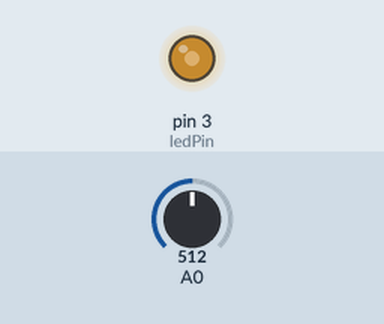
A sketch run on a simulated Arduino Uno, built with avr-gcc and run on an emulated ATmega328P. Shown: output pins drawn as LEDs (lit = HIGH). The test bench sets the inputs (shaded band); at power-on: A0 = 512.

Above: at 1.2 s.
1.3 s: A0 set to 716
At 1.9 s:
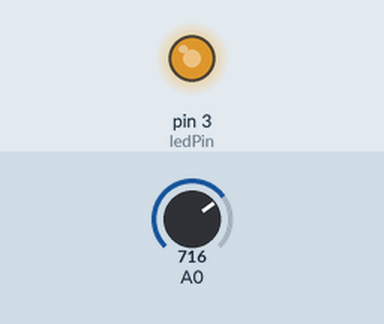
2.8 s: A0 set to 900
At 3.3 s:
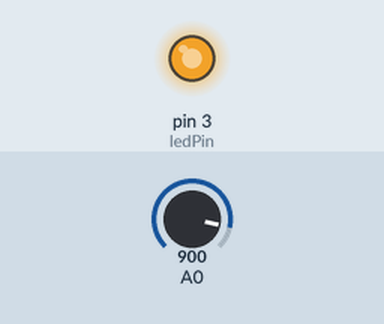
4.3 s: A0 set to 122
At 5.2 s:
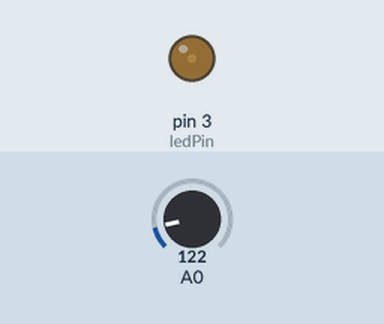
5.8 s: A0 set to 0
At 6.7 s:
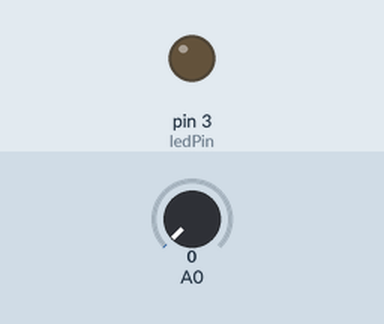
Timing chart, 0 to 8.3 s (numbered marks = the images above; inputs shaded):
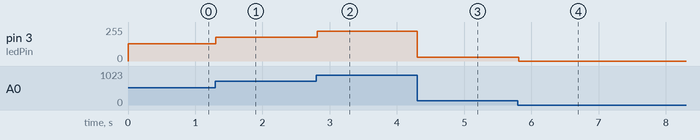

Measured:
- after the input at 1.3 s, pin 3 (ledPin): 128/255 → 179/255 at once
- after the input at 2.8 s, pin 3 (ledPin): 179/255 → 225/255 at once
- after the input at 4.3 s, pin 3 (ledPin): 225/255 → 30/255 at once
- after the input at 5.8 s, pin 3 (ledPin): 30/255 → 0/255 at once

The sketch:

Fading_2.ino
```cpp
int ledPin = 3;
int photocellInput = 0;

void setup()  {
  pinMode(ledPin, OUTPUT);
}


void loop()  {

  photocellInput = (analogRead(0)/4); // Divides input 0-1023 to resemble to 0-255

  analogWrite(ledPin, photocellInput);
  // The delay can be change to get the desired dimming effect
  delay(20);
}
```
